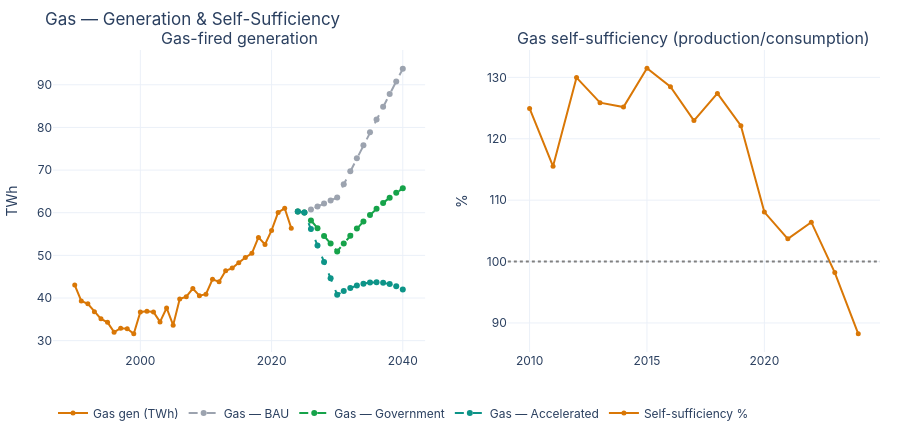

Notebook source saved alongside this figure:
### Code cell
# ── Gas: generation + self-sufficiency ──
fig = make_subplots(rows=1, cols=2, subplot_titles=('Gas-fired generation', 'Gas self-sufficiency (production/consumption)'))
gh = df_c[['year','gen_gas_twh']].dropna()
fig.add_trace(hist_line(gh,'year','gen_gas_twh','Gas gen (TWh)', COLORS['gas']), row=1, col=1)
# Forecasts: thermal × 0.88 ≈ gas
for sc in ['BAU','Government','Accelerated']:
    sd = scenarios_fc[scenarios_fc['scenario']==sc]
    fig.add_trace(go.Scatter(x=sd['year'], y=sd['gen_thermal_twh']*0.88,
                              name=f'Gas — {sc}',
                              line=dict(color=COLORS[sc], dash='dash', width=2)), row=1, col=1)
gs = df[['year','gas_self_sufficiency_pct']].dropna()
fig.add_trace(go.Scatter(x=gs['year'], y=gs['gas_self_sufficiency_pct'],
                          name='Self-sufficiency %', line=dict(color=COLORS['gas'], width=2),
                          mode='lines+markers', marker=dict(size=5)), row=1, col=2)
fig.add_hline(y=100, line=dict(dash='dot', color='grey'), row=1, col=2)
fig.update_yaxes(title_text='TWh', row=1, col=1)
fig.update_yaxes(title_text='%', row=1, col=2)
fig.update_layout(title='Gas — Generation & Self-Sufficiency', hovermode='x unified')
fig_gas = to_div(fig, 'gas-panel', 440)
fig.show()

### Figure 1 — Plotly figure (JSON) as saved in the notebook; plotly's stock layout.template omitted (floating-point values rounded to 4 significant figures)
{"data": [{"line": {"color": "#d97706", "width": 2}, "marker": {"size": 5}, "mode": "lines+markers", "name": "Gas gen (TWh)", "type": "scatter", "x": [1990, 1991, 1992, 1993, 1994, 1995, 1996, 1997, 1998, 1999, 2000, 2001, 2002, 2003, 2004, 2005, 2006, 2007, 2008, 2009, 2010, 2011, 2012, 2013, 2014, 2015, 2016, 2017, 2018, 2019, 2020, 2021, 2022, 2023], "xaxis": "x", "y": [43.03, 39.31, 38.64, 36.77, 35.12, 34.3, 32.0, 32.91, 32.8, 31.61, 36.71, 36.89, 36.71, 34.4, 37.66, 33.63, 39.77, 40.3, 42.2, 40.53, 40.9, 44.4, 43.8, 46.4, 47.02, 48.28, 49.51, 50.49, 54.22, 52.56, 55.84, 60.06, 61.03, 56.38], "yaxis": "y"}, {"line": {"color": "#9ca3af", "dash": "dash", "width": 2}, "name": "Gas — BAU", "type": "scatter", "x": [2024, 2025, 2026, 2027, 2028, 2029, 2030, 2031, 2032, 2033, 2034, 2035, 2036, 2037, 2038, 2039, 2040], "xaxis": "x", "y": [60.32, 60.02, 60.74, 61.44, 62.15, 62.86, 63.56, 66.65, 69.71, 72.78, 75.82, 78.85, 81.85, 84.86, 87.83, 90.79, 93.74], "yaxis": "y"}, {"line": {"color": "#16a34a", "dash": "dash", "width": 2}, "name": "Gas — Government", "type": "scatter", "x": [2024, 2025, 2026, 2027, 2028, 2029, 2030, 2031, 2032, 2033, 2034, 2035, 2036, 2037, 2038, 2039, 2040], "xaxis": "x", "y": [60.32, 60.02, 58.2, 56.38, 54.57, 52.76, 50.93, 52.8, 54.59, 56.3, 57.93, 59.47, 60.91, 62.29, 63.54, 64.7, 65.74], "yaxis": "y"}, {"line": {"color": "#0d9488", "dash": "dash", "width": 2}, "name": "Gas — Accelerated", "type": "scatter", "x": [2024, 2025, 2026, 2027, 2028, 2029, 2030, 2031, 2032, 2033, 2034, 2035, 2036, 2037, 2038, 2039, 2040], "xaxis": "x", "y": [60.32, 60.02, 56.17, 52.32, 48.46, 44.62, 40.75, 41.63, 42.36, 42.94, 43.37, 43.61, 43.67, 43.57, 43.26, 42.74, 42.0], "yaxis": "y"}, {"line": {"color": "#d97706", "width": 2}, "marker": {"size": 5}, "mode": "lines+markers", "name": "Self-sufficiency %", "type": "scatter", "x": [2010, 2011, 2012, 2013, 2014, 2015, 2016, 2017, 2018, 2019, 2020, 2021, 2022, 2023, 2024], "xaxis": "x2", "y": [124.9, 115.5, 130.0, 125.9, 125.2, 131.5, 128.5, 123.0, 127.4, 122.1, 108.1, 103.7, 106.4, 98.21, 88.24], "yaxis": "y2"}], "layout": {"annotations": [{"font": {"size": 16}, "showarrow": false, "text": "Gas-fired generation", "x": 0.225, "xanchor": "center", "xref": "paper", "y": 1.0, "yanchor": "bottom", "yref": "paper"}, {"font": {"size": 16}, "showarrow": false, "text": "Gas self-sufficiency (production/consumption)", "x": 0.775, "xanchor": "center", "xref": "paper", "y": 1.0, "yanchor": "bottom", "yref": "paper"}], "font": {"family": "-apple-system, system-ui, sans-serif", "size": 12}, "height": 440, "hovermode": "x unified", "legend": {"orientation": "h", "x": 0, "xanchor": "left", "y": -0.25, "yanchor": "bottom"}, "margin": {"b": 40, "l": 50, "r": 20, "t": 50}, "shapes": [{"line": {"color": "grey", "dash": "dot"}, "type": "line", "x0": 0, "x1": 1, "xref": "x2 domain", "y0": 100, "y1": 100, "yref": "y2"}], "title": {"text": "Gas — Generation & Self-Sufficiency"}, "xaxis": {"anchor": "y", "domain": [0.0, 0.45]}, "xaxis2": {"anchor": "y2", "domain": [0.55, 1.0]}, "yaxis": {"anchor": "x", "domain": [0.0, 1.0], "title": {"text": "TWh"}}, "yaxis2": {"anchor": "x2", "domain": [0.0, 1.0], "title": {"text": "%"}}}}
